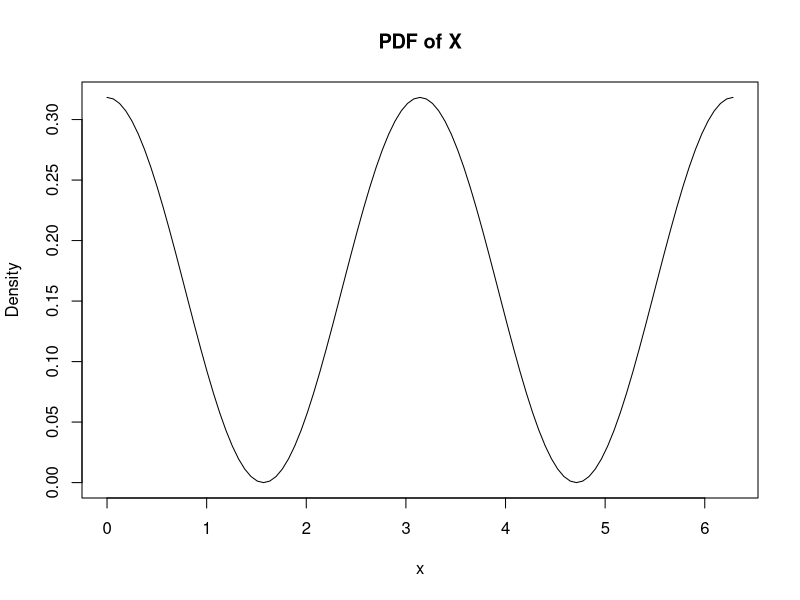

R code for this plot:
## ---- chunk 1
rgamma_samp_dist <- function(n_sim, sample_size, shape, rate){
  # n_sim: The number of random samples generated
  # sample_size: The number of draws for each sample
  # shape: The shape parameter for the gamma distribution
  # rate: The rate parameter for the gamma distribution
  
  draws <- replicate(n_sim, rgamma(sample_size, shape, rate))
  means <- colMeans(draws)
  
  means
}

rbeta_samp_dist <- function(n_sim, sample_size, shape1, shape2){
  # n_sim: The number of random samples generated
  # sample_size: The number of draws for each sample
  # shape1: The first shape parameter for the beta distribution
  # shape2: The second shape parameter for the beta distribution
  
  draws <- replicate(n_sim, rbeta(sample_size, shape1, shape2))
  means <- colMeans(draws)
  
  means
}
## ---- chunk 2
# Put your code here
## ---- chunk 3
# Put your code here
## ---- chunk 4
# Put your code here
## ---- chunk 5
# Put your code here
## ---- chunk 6
fX <- function(x){
  cos(x)^2/pi
}

rfX <- function(n){
  u_samps <- runif(n)
  
  f_obj <- function(u){
    f_inner <- function(x){
      (x + sin(x) * cos(x))/(2*pi) - u
    }
  }
  
  sapply(u_samps, function(u){
    f_obj_u <- f_obj(u)
    uniroot(f_obj_u, c(0, 2*pi), tol = 10e-10)$root
  })
}

rfX_samp_dist <- function(n_sims, sample_size){
  # n_sims: Number of random samples
  # sample_size: Size of each sample
  
  draws <- replicate(n_sims, rfX(sample_size))
  means <- colMeans(draws)
  
  means
}
## ---- chunk 7
curve(fX, xlim = c(0, 2*pi), main = "PDF of X", xlab = "x", ylab = "Density")
## ---- chunk 8
# Put your code here
## ---- chunk 9
# Put your code here
## ---- chunk 10
# Put your code here
## ---- chunk 11
# Put your code here
